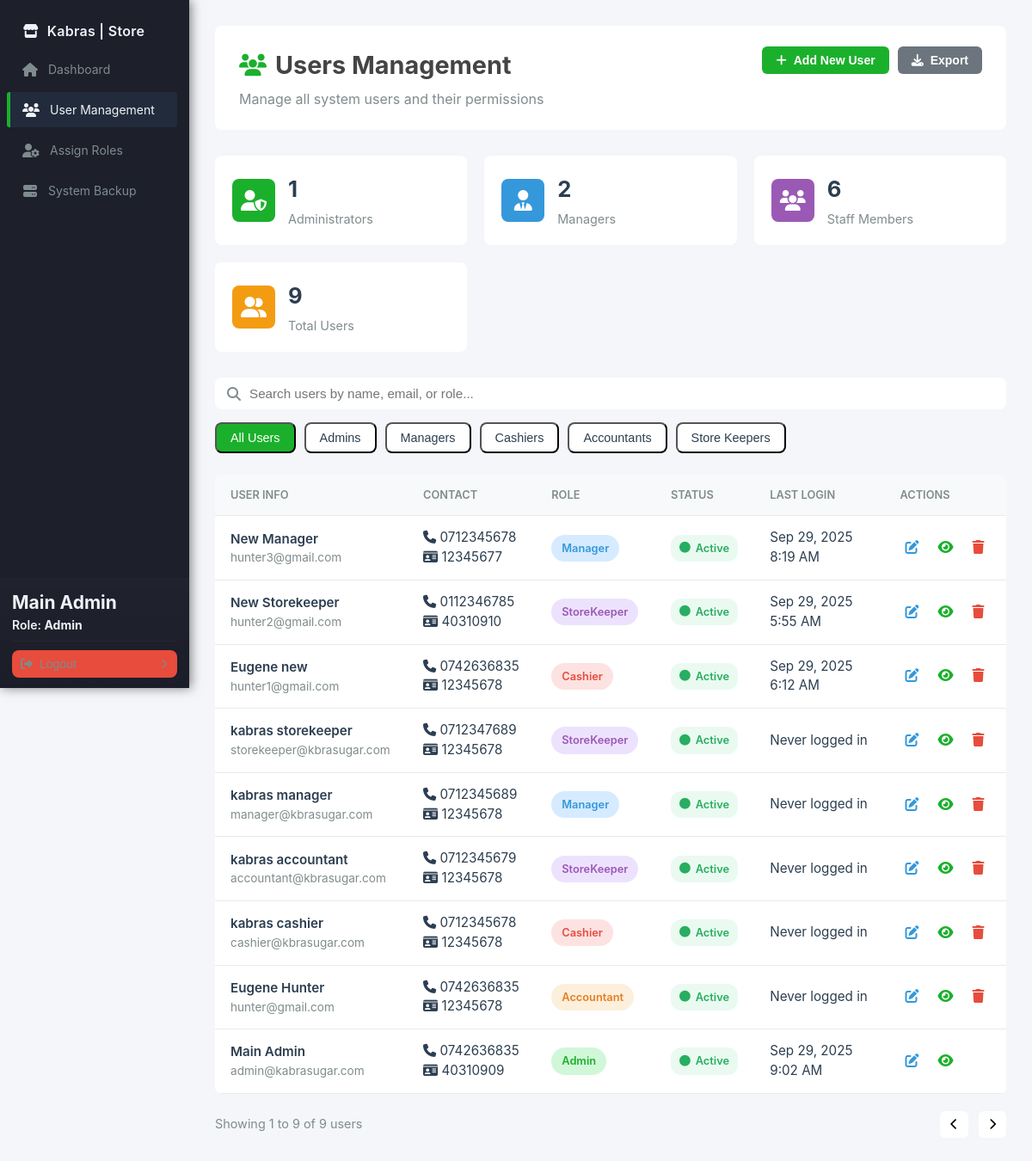
Page /admin/users.php (signed in) on the earlier database version.
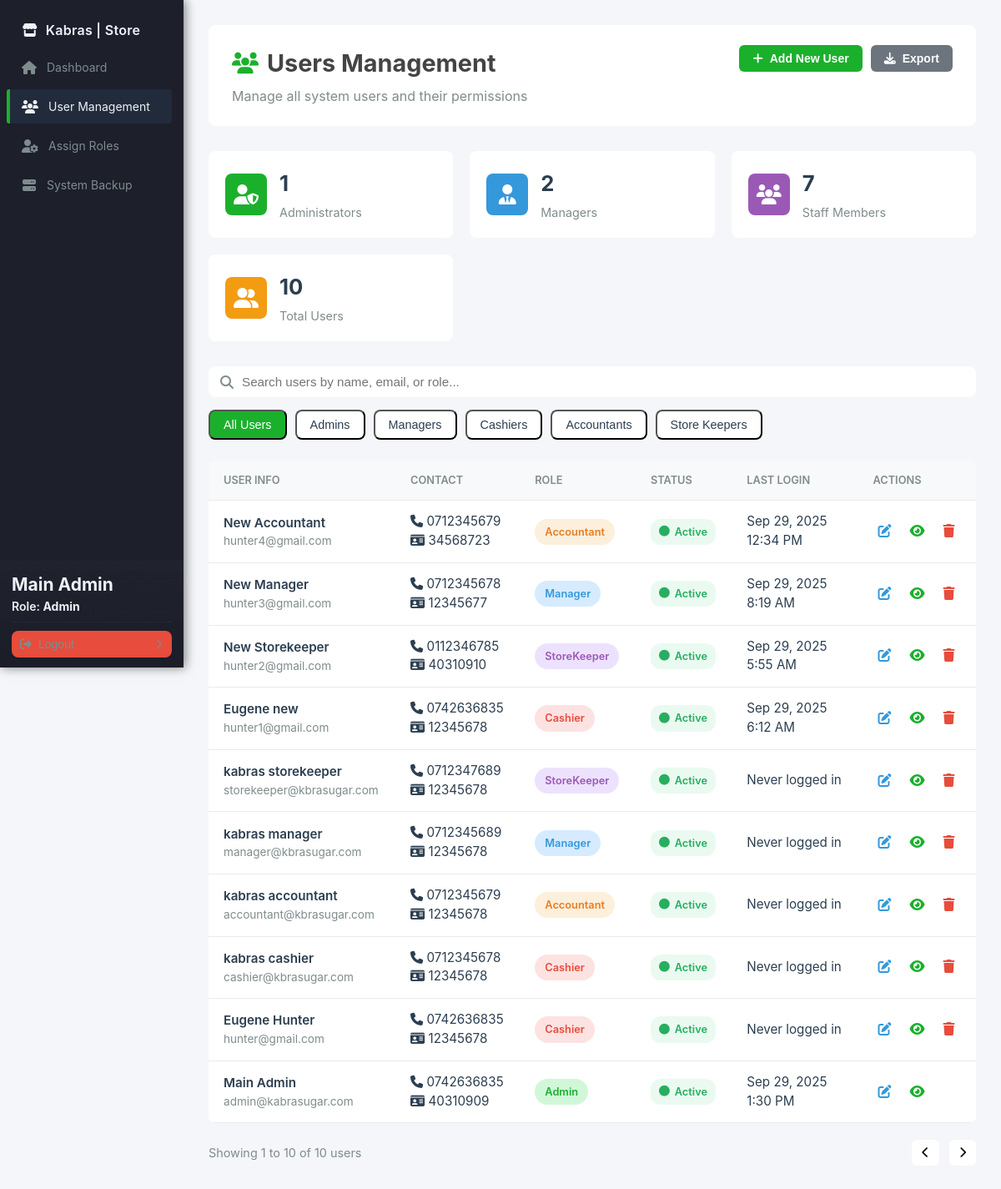
Same page on the later database version.
### tables this page shows
CREATE TABLE `users` (
  `id` int NOT NULL AUTO_INCREMENT,
  `name` varchar(100) NOT NULL,
  `email` varchar(100) NOT NULL,
  `phone` varchar(15) DEFAULT NULL,
  `national_id` varchar(20) DEFAULT NULL,
  `password` varchar(255) NOT NULL,
  `last_login` datetime DEFAULT NULL,
  `role` enum('Admin','StoreKeeper','Cashier','Manager','Accountant') NOT NULL,
  `created_at` timestamp NULL DEFAULT CURRENT_TIMESTAMP,
  `updated_at` timestamp NULL DEFAULT CURRENT_TIMESTAMP ON UPDATE CURRENT_TIMESTAMP,
  PRIMARY KEY (`id`),
  UNIQUE KEY `email` (`email`)
);

### config/database.php (called while the page is built, shortened)
<?php
class Database
{
    private $host = 'localhost';
    private $db   = 'kabras_store';
    private $user = 'root';
    private $pass = 'Hunter42.';
    private $charset = 'utf8mb4';
    public function connect()
    {
        $dsn = "mysql:host={$this->host};dbname={$this->db};charset={$this->charset}";
        try {
            $this->pdo = new PDO($dsn, $this->user, $this->pass, [
                PDO::ATTR_ERRMODE => PDO::ERRMODE_EXCEPTION,
                PDO::ATTR_DEFAULT_FETCH_MODE => PDO::FETCH_ASSOC,
            ]);
            return $this->pdo;
        } catch (PDOException $e) {
            die('Database connection failed: ' . $e->getMessage());
        }
    }
}

### handlers/AuthHandler.php (called while the page is built, shortened)
<?php
require_once __DIR__ . '/../app/models/User.php';
class AuthHandler
{
    private $userModel;
    private $sessionTimeout = 3600;
    public function __construct()
    {
        $this->userModel = new User();
        $defaultAdminEmail = 'admin@kabrasugar.com';
        if (!$this->userModel->findByEmail($defaultAdminEmail)) {
            $adminData = [
                'name' => 'Default Admin',
                'email' => $defaultAdminEmail,
                'phone' => '',
                'national_id' => '',
                'password' => 'hunter123',
                'role' => 'admin'
            ];
            $this->userModel->createUser($adminData);
        }
    }
    public function isLoggedIn()
    {
        return isset($_SESSION['user_id']) &&
            (time() - $_SESSION['login_time']) < $this->sessionTimeout;
    }
    public function getCurrentUser()
    {
        return [
            "id" => $_SESSION['user_id'],
            "name" => $_SESSION['user_name'],
            "email" => $_SESSION['user_email'],
            "role" => $_SESSION['user_role']
        ];
    }
    public function getAllUsers()
    {
        return $this->userModel->getAllUsers();
    }
}

### app/models/User.php (called while the page is built, shortened)
<?php
require_once __DIR__ . '../../../config/database.php';
class User
{
    private $db;
    public function __construct()
    {
        $this->db = (new Database())->connect();
    }
    public function findByEmail($email)
    {
        $sql = "SELECT * FROM users WHERE email = :email LIMIT 1";
        $stmt = $this->db->prepare($sql);
        $stmt->execute([':email' => $email]);
        return $stmt->fetch(PDO::FETCH_ASSOC);
    }
    public function getAllUsers()
    {
        $sql = "SELECT id, name, email, phone, national_id, role, created_at, last_login FROM users ORDER BY created_at DESC";
        $stmt = $this->db->query($sql);
        return $stmt->fetchAll(PDO::FETCH_ASSOC);
    }
}

### admin/users.php (the view, shortened to what the rows shown need)
<?php
require_once '../handlers/AuthHandler.php';
$authHandler = new AuthHandler();
$currentUser = $authHandler->getCurrentUser();
$users = $authHandler->getAllUsers();
?>
<!DOCTYPE html>
<html lang="en">
<head>
    <link rel="stylesheet" href="../assets/css/sidebar.css">
    <link rel="stylesheet" href="../assets/css/admin.css">
    <link rel="stylesheet" href="https://cdnjs.cloudflare.com/ajax/libs/font-awesome/6.0.0/css/all.min.css">
</head>
<body>
    <?php include '../includes/sidebar.php'; ?>
    <div class="main-content">
        <div class="content-header">
            <div class="header-left">
                <h1><i class="fas fa-users"></i> Users Management</h1>
            </div>
        </div>
        <div class="table-container">
            <table class="users-table" id="usersTable">
                <thead>
                    <tr>
                        <th>User Info</th>
                        <th>Contact</th>
                        <th>Role</th>
                        <th>Status</th>
                        <th>Last Login</th>
                        <th>Actions</th>
                    </tr>
                </thead>
                <tbody>
                    <?php foreach ($users as $user): ?>
                        <tr class="user-row" data-role="<?php echo htmlspecialchars($user['role']); ?>">
                            <td>
                                <div class="user-info">
                                    <div class="user-details">
                                        <div class="user-name"><?php echo htmlspecialchars($user['name']); ?></div>
                                        <div class="user-email"><?php echo htmlspecialchars($user['email']); ?></div>
                                    </div>
                                </div>
                            </td>
                            <td>
                                <div class="contact-info">
                                    <div><i class="fas fa-phone"></i>
                                        <?php echo htmlspecialchars($user['phone'] ?? 'N/A'); ?></div>
                                    <div><i class="fas fa-id-card"></i>
                                        <?php echo htmlspecialchars($user['national_id'] ?? 'N/A'); ?></div>
                                </div>
                            </td>
                            <td>
                                <span class="role-badge role-<?php echo strtolower($user['role']); ?>">
                                    <?php echo htmlspecialchars($user['role']); ?>
                                </span>
                            </td>
                            <td>
                                <span class="status-badge status-active">
                                    <i class="fas fa-circle"></i> Active
                                </span>
                            </td>
                            <td>
                                <div class="date-info">
                                    <?php if (isset($user['last_login']) && $user['last_login']): ?>
                                        <div class="last-login"><?php echo date('M j, Y', strtotime($user['last_login'])); ?>
                                        </div>
                                        <div class="last-login-time">
                                            <?php echo date('g:i A', strtotime($user['last_login'])); ?></div>
                                    <?php else: ?>
                                        <div class="last-login">Never logged in</div>
                                    <?php endif; ?>
                                </div>
                            </td>
                            <td>
                                <div class="action-buttons">
                                    <button class="btn-action btn-edit" onclick="editUser(<?php echo $user['id']; ?>)"
                                        title="Edit User">
                                        <i class="fas fa-edit"></i>
                                    </button>
                                    <button class="btn-action btn-view" onclick="viewUser(<?php echo $user['id']; ?>)"
                                        title="View Details">
                                        <i class="fas fa-eye"></i>
                                    </button>
                                    <?php if ($user['id'] != $currentUser['id']): ?>
                                        <button class="btn-action btn-delete" onclick="deleteUser(<?php echo $user['id']; ?>)"
                                            title="Delete User">
                                            <i class="fas fa-trash"></i>
                                        </button>
                                    <?php endif; ?>
                                </div>
                            </td>
                        </tr>
                    <?php endforeach; ?>
                </tbody>
            </table>
        </div>
    </div>
</body>
</html>

Differences in the rows shown:
added users: name "New Accountant", email "hunter4@gmail.com", phone "0712345679", national "34568723", role "Accountant", last_login "Sep 29, 2025", last_login "12:34 PM"
changed users "kabras accountant": role "StoreKeeper" → "Accountant"
changed users "Eugene Hunter": role "Accountant" → "Cashier"
changed users "Main Admin": last_login "9:02 AM" → "1:30 PM"
Other differences:
count($users): "9" → "10"
min(10, count($users)): "9" → "10"
text no longer shown: "6"
text now shown: "7"
